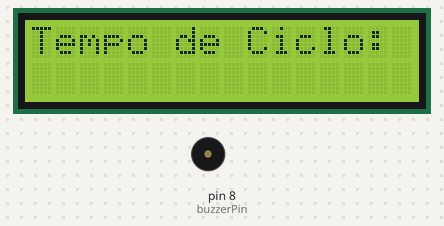
Bench run of a sketch on a simulated Arduino Uno, built with avr-gcc and run on an emulated ATmega328P. On the bench: 16×2 character LCD, buzzer (waves = sounding).

Above: at 0.1 s.
At 10.3 s:
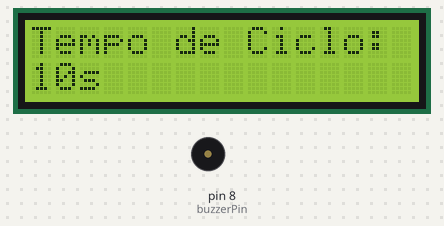
At 24.5 s:
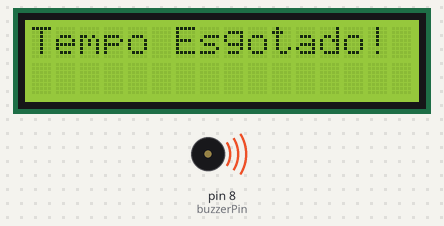
At 39.3 s:
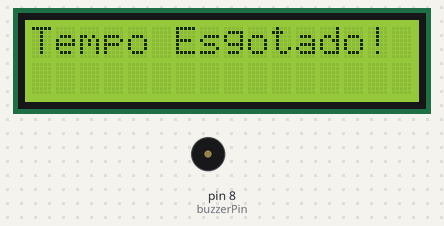
Timing chart, 0 to 40.0 s (numbered marks = the images above):
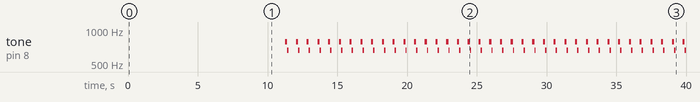

The sketch:

LCD_Test.ino
```cpp
// Libs
#include <Wire.h>
#include <LiquidCrystal_I2C.h>

#include <SoftwareSerial.h>

// Defs

#define address 0x27
#define columns 16
#define rows 2

// Var

int currentTime = 0;
int targetTime = 10;
bool timesUp = false;
int buzzerPin = 8;


// Start I2C Lib Object
LiquidCrystal_I2C lcd(address, columns, rows);

// Configura os pinos para ouvir o ESP32 (RX = 10, TX = 11)
SoftwareSerial esp32Serial(10, 11);

void setup() {

  Serial.begin(115200);
  esp32Serial.begin(9600);

  lcd.init(); // Inicia a comunicação com o display
  lcd.backlight(); // Liga a iluminação do display
  lcd.clear(); // Limpa Display

  /*
  lcd.setCursor(0, 0);
  lcd.print("Tempo Agua");
  lcd.setCursor(0, 1);
  lcd.print("2s");
  */

  // Buzzer Pin Setup
  pinMode(buzzerPin, OUTPUT);

}

void loop() {
  // put your main code here, to run repeatedly:

  ESPListener();

  if (currentTime <= targetTime) {

    lcd.setCursor(0, 0);
    lcd.print("Tempo de Ciclo:");

    updateCicleTime();
    lcd.setCursor(0, 1);
    lcd.print(String(currentTime) + "s");

  } else {

    if (!timesUp) {
      lcd.clear();
      lcd.setCursor(0, 0);
      lcd.print("Tempo Esgotado!");

      timesUp = true;
    }

  }

  if (timesUp) {
    somDecente();
    delay(500);
  }

}

void updateCicleTime() {
  delay(1000);
  currentTime++;
}


void playBuzzer(int duration, int frequence) {
  tone(buzzerPin, frequence);
  delay(duration);
  noTone(buzzerPin);
}

void somDecente() {
  /*
  tone(buzzerPin, 659, 100); // Note Mi5 (E5) por 100ms
  delay(120);                 // Pausa rápida entre as notas
  tone(buzzerPin, 784, 150); // Note Sol5 (G5) por 150ms
  delay(150);
  noTone(buzzerPin);
  */

  tone(buzzerPin, 784, 150); // Note Sol5 (G5) por 150ms
  delay(150);
  tone(buzzerPin, 659, 100); // Note Mi5 (E5) por 100ms
  delay(120);                 // Pausa rápida entre as notas
  noTone(buzzerPin);
}

void ESPListener() {
  if (esp32Serial.available() > 0) {
    String input = esp32Serial.readStringUntil('\n');
    input.trim();

    if (input.startsWith("setTime(")) {
      int startPos = input.indexOf("(");
      int endPos = input.indexOf(")");

      if (startPos != -1 &&  endPos > startPos) {
        int timeReceived = input.substring(startPos + 1, endPos).toInt();

        targetTime = timeReceived;
        currentTime = 0;
        timesUp = false;
        lcd.clear();

        Serial.print("Novo tempo até alarme definido:");
        Serial.print(timeReceived);
      }
    }
  }
}
```

Measured:
- by itself, tone on pin 8 (buzzerPin): silent → 784 Hz at 11.3 s, → 659 Hz 0.15 s later, → silent 0.10 s later, → 784 Hz 0.52 s later, … (113 changes in this stretch)
- what the display in image 1 shows lasts 1.1 s, from 10.2 s to 11.3 s
